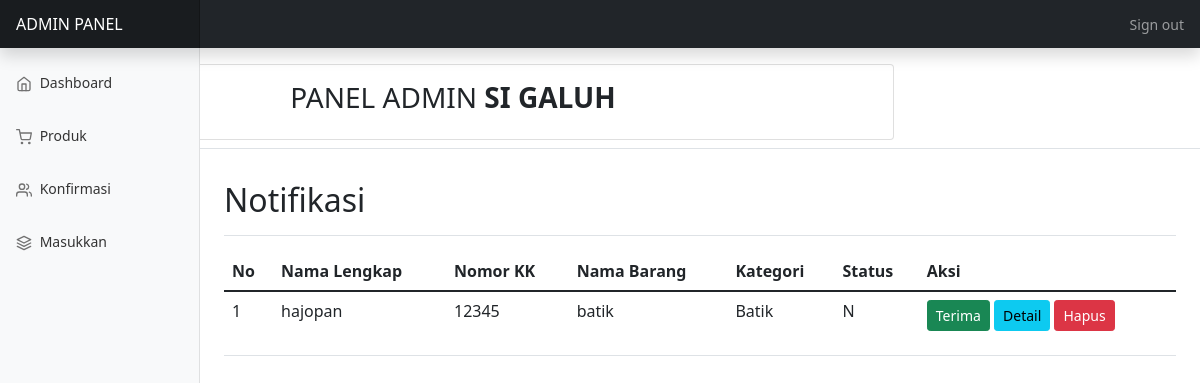
/admin1/index.php, run on the app's committed database.
### tables this page shows
CREATE TABLE `tb_barang` (
  `id_barang` int(11) NOT NULL,
  `nama_lengkap` varchar(255) NOT NULL,
  `nomor_kk` int(244) NOT NULL,
  `nomor_hp` varchar(20) NOT NULL,
  `nama_barang` varchar(244) NOT NULL,
  `deskripsi_barang` text NOT NULL,
  `harga` varchar(255) NOT NULL,
  `gambar` varchar(100) NOT NULL,
  `gambar2` varchar(244) NOT NULL,
  `gambar3` varchar(244) NOT NULL,
  `alamat` text NOT NULL,
  `id_kategori` int(11) NOT NULL,
  `status` varchar(15) NOT NULL
);

CREATE TABLE `kategori` (
  `id_kategori` int(11) NOT NULL,
  `Kategori` varchar(255) NOT NULL
);

### koneksi.php (called while the page is built)
<?php
	$koneksi = new mysqli("localhost","root","","db_sigaluh");
	return $koneksi;
 ?>

### input_barang/funct.php (called while the page is built, shortened)
<?php
function query($query){
	include ('../koneksi.php');
	$ambil=mysqli_query($koneksi,$query);
	while ($row=mysqli_fetch_assoc($ambil)) {
		$rows[]=$row;
	}
	return $rows;
}

### admin1/index.php (the view)
<?php
include '../input_barang/funct.php';
$ambil=query("SELECT*FROM tb_barang INNER JOIN kategori ON kategori.id_kategori = tb_barang.id_kategori WHERE status='N' ORDER BY id_barang DESC");
?>
<?php include '../navigasi/admin_nav.php'; ?>
<div class="d-flex justify-content-between flex-wrap flex-md-nowrap align-items-center pt-3 pb-2 mb-3 border-bottom">
  <div class="col-md-9">
    <div class="card">
      <div class="card-body">
        <center>
          <h3>
           PANEL ADMIN <strong> SI GALUH</strong> <br>
         </h3>
       </center>
     </div>
   </div>
 </div>
</div>
<main class="col-md-9 ms-sm-auto col-lg-10 px-md-4">
  <div class="d-flex justify-content-between flex-wrap flex-md-nowrap align-items-center pt-3 pb-2 mb-3 border-bottom">
    <h1 class="h2">Notifikasi</h1>
  </div>
 <?php $i=1; ?>
<?php foreach ($ambil as $row):?>
<table class="table">
  <thead>
    <tr>
      <th scope="col">No</th>
      <th scope="col">Nama Lengkap</th>
      <th scope="col">Nomor KK</th>
      <th scope="col">Nama Barang</th>
      <th scope="col">Kategori</th>
      <th scope="col">Status</th>
      <th scope="col">Aksi</th>
    </tr>
  </thead>
  <tbody>
    <tr>
        <td><?php echo $i; ?></td>
        <td><?php echo $row["nama_lengkap"]; ?></td>
        <td><?php echo $row["nomor_kk"]; ?></td>
        <td><?php echo $row["nama_barang"]; ?></td>
        <td><?php echo $row["Kategori"]; ?></td>
      <td><?php echo $row["status"];?></td>
      <td>
        <a class="btn btn-success btn-sm mb-3" href="edit_akun.php?id=<?php echo $row["id_barang"]?>".onclick="return confirm('anda yakin ingin menerima data ini?'" role="button">Terima</a>
        <a class="btn btn-info btn-sm mb-3" href="detail.php?id=<?php echo $row["id_barang"]?>" role="button">Detail</a>
        <a class="btn btn-danger btn-sm mb-3" href="hapus_akun.php?id=<?php echo $row["id_kategori"]?>".onclink="return confirm('anda yakin ingin menghapus data ini?'" role="button">Hapus</a>
      </td>
    </tr>
    <?php $i++; ?>
  <?php endforeach; ?>
</body>
</table>

### data on the page
tb_barang: nama_lengkap "hajopan", nomor_kk "12345", nama_barang "batik", id_kategori.Kategori "Batik", status "N"
